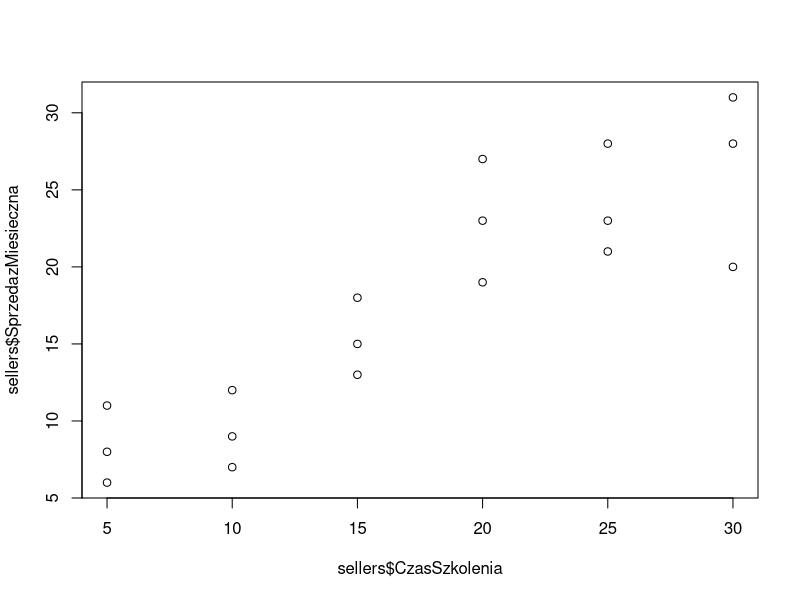
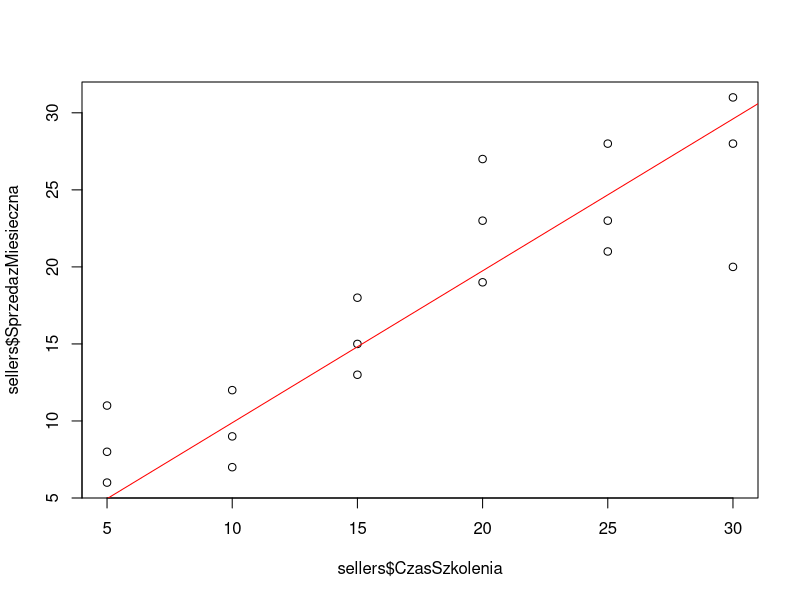
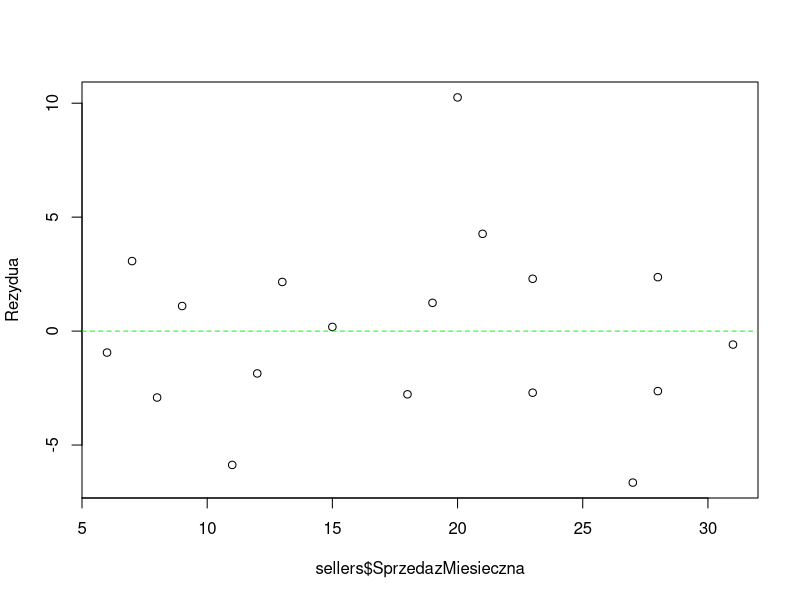
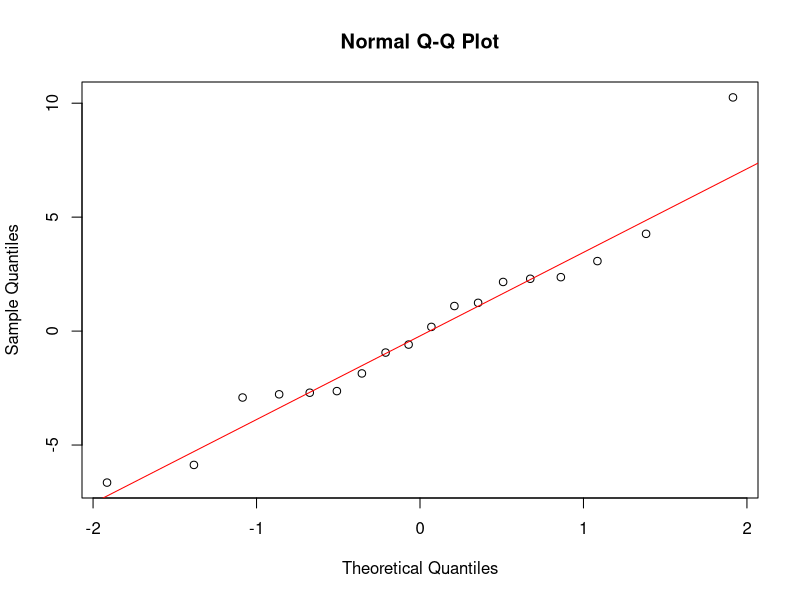

Reproduce these figures in R, in order.
#1
sellers <- read.csv(file = 'reg_sprzedawcy.csv')
head(sellers)
cor(sellers$CzasSzkolenia,sellers$SprzedazMiesieczna)
plot(sellers$CzasSzkolenia,sellers$SprzedazMiesieczna)
#Uzyskany wykres sugeruje, że rozpatrywanie w tym przypadku zależności
#liniowej między badanymi zmiennymi, wydaje się być uzasadnione. 
model1 <- lm(sellers$CzasSzkolenia~sellers$SprzedazMiesieczna)
summary(model1)
model1$coefficients

# y = -0.02629273 + 0.98597721*x (SprzedazMiesieczna)

#Wykres obserwacji wraz z prostą regresji
plot(sellers$CzasSzkolenia,sellers$SprzedazMiesieczna)
abline(model1,col="red")

#WERYFIKACJA MODELU

#I. Jakość dopasowania
cor.test(sellers$CzasSzkolenia,sellers$SprzedazMiesieczna)
# p<α -> odrzucamy H0 na rzecz H1

#LOSOWOŚĆ ODCHYLEŃ
plot(sellers$SprzedazMiesieczna, model1$residuals, ylab='Rezydua')
abline(h=0, lty=2, col="green")
#Punkty układają sięlosowo powyżej iponiżej krzywej teoretycznej

#ANALIZA RESZT
#H0 - reszty mają rozkład normalny
#H1 - reszty nie mają rozkładu normalnego
qqnorm(model1$residuals)
qqline(model1$residuals,col='red')
shapiro.test(model1$residuals)
#p>alfa -> nie ma podstaw do odrzucenia H0 - reszty maja rozklad normalny

#nieobciążoność reszt
mean(model1$residuals)

#założenie homoscedastyczno
#H0 - występuje stale rozproszenie reszt
#H1 - występuje 
#install.packages("lmtest")
library(lmtest)
bptest(model1)

#p> alfa -> nie ma podstaw do odrzucenia H0


#2
newpred <- data.frame(CzasSzkolenia=12)
predict(model1, newpred)
